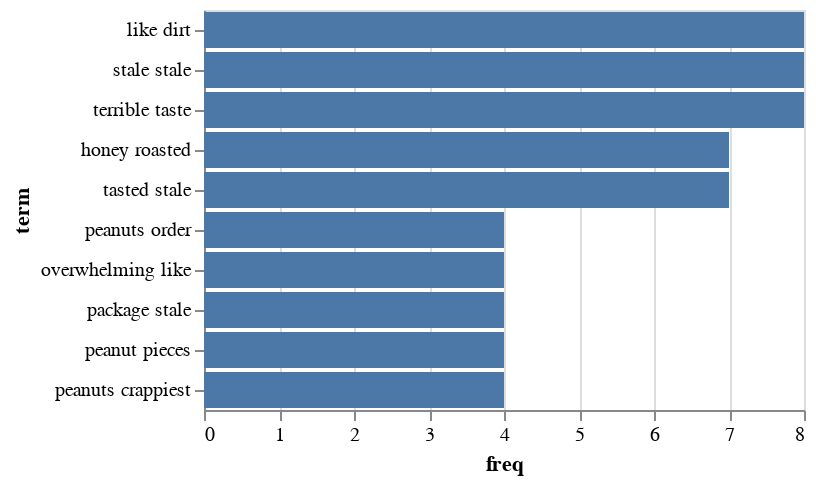

The notebook cell saved with this chart:
### Code cell
# Plot and sort y by descending x value
alt.Chart(lowfreq_df.head(10)).mark_bar().encode(alt.Y("term", sort="-x"),
                                      x = "freq")

### Figure 1 — Vega-Lite specification as saved in the notebook (floating-point values rounded to 4 significant figures)
{"config": {"view": {"continuousWidth": 300, "continuousHeight": 300}}, "data": {"name": "data-5bd061b65e4d35200e53a7faf3d85a78"}, "mark": {"type": "bar"}, "encoding": {"x": {"field": "freq", "type": "quantitative"}, "y": {"field": "term", "sort": "-x", "type": "nominal"}}, "$schema": "https://vega.github.io/schema/vega-lite/v5.14.1.json", "datasets": {"data-5bd061b65e4d35200e53a7faf3d85a78": [{"term": "like dirt", "freq": 8}, {"term": "stale stale", "freq": 8}, {"term": "terrible taste", "freq": 8}, {"term": "honey roasted", "freq": 7}, {"term": "tasted stale", "freq": 7}, {"term": "peanuts order", "freq": 4}, {"term": "overwhelming like", "freq": 4}, {"term": "package stale", "freq": 4}, {"term": "peanut pieces", "freq": 4}, {"term": "peanuts crappiest", "freq": 4}]}}
